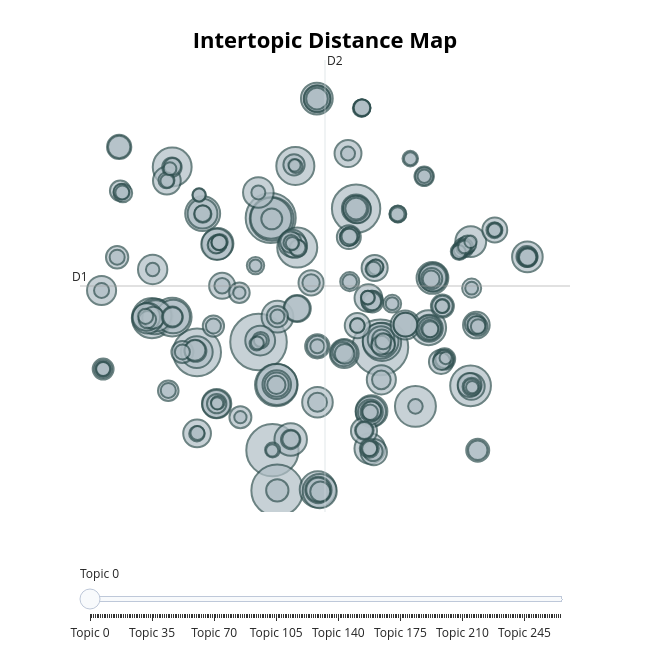

Notebook cell for this chart:
### Code cell
topic_model.visualize_topics()

### Figure 1 — Plotly figure (JSON) as saved in the notebook; plotly's stock layout.template omitted (floating-point values rounded to 4 significant figures; data arrays with more than 128 entries replaced by an {"elided": "..."} marker saying what was removed)
{"data": [{"customdata": {"elided": "266x3 mixed values"}, "hovertemplate": "<b>Topic %{customdata[0]}</b><br>%{customdata[1]}<br>Size: %{customdata[2]}", "legendgroup": "", "marker": {"color": "#B0BEC5", "line": {"color": "DarkSlateGrey", "width": 2}, "size": {"elided": "266 int values"}, "sizemode": "area", "sizeref": 0.1325, "symbol": "circle"}, "mode": "markers", "name": "", "orientation": "v", "showlegend": false, "type": "scatter", "x": {"elided": "266 float values"}, "xaxis": "x", "y": {"elided": "266 float values"}, "yaxis": "y"}], "layout": {"annotations": [{"showarrow": false, "text": "D1", "x": -11.3, "y": 5.646, "yshift": 10}, {"showarrow": false, "text": "D2", "x": 5.441, "xshift": 10, "y": 23.98}], "height": 650, "hoverlabel": {"bgcolor": "white", "font": {"family": "Rockwell", "size": 16}}, "legend": {"itemsizing": "constant", "tracegroupgap": 0}, "margin": {"t": 60}, "shapes": [{"line": {"color": "#CFD8DC", "width": 2}, "type": "line", "x0": 5.441, "x1": 5.441, "y0": -12.69, "y1": 23.98}, {"line": {"color": "#9E9E9E", "width": 2}, "type": "line", "x0": -11.3, "x1": 22.18, "y0": 5.646, "y1": 5.646}], "sliders": [{"active": 0, "pad": {"t": 50}, "steps": [{"args": [{"marker.color": {"elided": "1x266 str values"}}], "label": "Topic 0", "method": "update"}, {"args": [{"marker.color": {"elided": "1x266 str values"}}], "label": "Topic 1", "method": "update"}, {"args": [{"marker.color": {"elided": "1x266 str values"}}], "label": "Topic 2", "method": "update"}, {"args": [{"marker.color": {"elided": "1x266 str values"}}], "label": "Topic 3", "method": "update"}, {"args": [{"marker.color": {"elided": "1x266 str values"}}], "label": "Topic 4", "method": "update"}, {"args": [{"marker.color": {"elided": "1x266 str values"}}], "label": "Topic 5", "method": "update"}, {"args": [{"marker.color": {"elided": "1x266 str values"}}], "label": "Topic 6", "method": "update"}, {"args": [{"marker.color": {"elided": "1x266 str values"}}], "label": "Topic 7", "method": "update"}, {"args": [{"marker.color": {"elided": "1x266 str values"}}], "label": "Topic 8", "method": "update"}, {"args": [{"marker.color": {"elided": "1x266 str values"}}], "label": "Topic 9", "method": "update"}, {"args": [{"marker.color": {"elided": "1x266 str values"}}], "label": "Topic 10", "method": "update"}, {"args": [{"marker.color": {"elided": "1x266 str values"}}], "label": "Topic 11", "method": "update"}, {"args": [{"marker.color": {"elided": "1x266 str values"}}], "label": "Topic 12", "method": "update"}, {"args": [{"marker.color": {"elided": "1x266 str values"}}], "label": "Topic 13", "method": "update"}, {"args": [{"marker.color": {"elided": "1x266 str values"}}], "label": "Topic 14", "method": "update"}, {"args": [{"marker.color": {"elided": "1x266 str values"}}], "label": "Topic 15", "method": "update"}, {"args": [{"marker.color": {"elided": "1x266 str values"}}], "label": "Topic 16", "method": "update"}, {"args": [{"marker.color": {"elided": "1x266 str values"}}], "label": "Topic 17", "method": "update"}, {"args": [{"marker.color": {"elided": "1x266 str values"}}], "label": "Topic 18", "method": "update"}, {"args": [{"marker.color": {"elided": "1x266 str values"}}], "label": "Topic 19", "method": "update"}, {"args": [{"marker.color": {"elided": "1x266 str values"}}], "label": "Topic 20", "method": "update"}, {"args": [{"marker.color": {"elided": "1x266 str values"}}], "label": "Topic 21", "method": "update"}, {"args": [{"marker.color": {"elided": "1x266 str values"}}], "label": "Topic 22", "method": "update"}, {"args": [{"marker.color": {"elided": "1x266 str values"}}], "label": "Topic 23", "method": "update"}, {"args": [{"marker.color": {"elided": "1x266 str values"}}], "label": "Topic 24", "method": "update"}, {"args": [{"marker.color": {"elided": "1x266 str values"}}], "label": "Topic 25", "method": "update"}, {"args": [{"marker.color": {"elided": "1x266 str values"}}], "label": "Topic 26", "method": "update"}, {"args": [{"marker.color": {"elided": "1x266 str values"}}], "label": "Topic 27", "method": "update"}, {"args": [{"marker.color": {"elided": "1x266 str values"}}], "label": "Topic 28", "method": "update"}, {"args": [{"marker.color": {"elided": "1x266 str values"}}], "label": "Topic 29", "method": "update"}, {"args": [{"marker.color": {"elided": "1x266 str values"}}], "label": "Topic 30", "method": "update"}, {"args": [{"marker.color": {"elided": "1x266 str values"}}], "label": "Topic 31", "method": "update"}, {"args": [{"marker.color": {"elided": "1x266 str values"}}], "label": "Topic 32", "method": "update"}, {"args": [{"marker.color": {"elided": "1x266 str values"}}], "label": "Topic 33", "method": "update"}, {"args": [{"marker.color": {"elided": "1x266 str values"}}], "label": "Topic 34", "method": "update"}, {"args": [{"marker.color": {"elided": "1x266 str values"}}], "label": "Topic 35", "method": "update"}, {"args": [{"marker.color": {"elided": "1x266 str values"}}], "label": "Topic 36", "method": "update"}, {"args": [{"marker.color": {"elided": "1x266 str values"}}], "label": "Topic 37", "method": "update"}, {"args": [{"marker.color": {"elided": "1x266 str values"}}], "label": "Topic 38", "method": "update"}, {"args": [{"marker.color": {"elided": "1x266 str values"}}], "label": "Topic 39", "method": "update"}, {"args": [{"marker.color": {"elided": "1x266 str values"}}], "label": "Topic 40", "method": "update"}, {"args": [{"marker.color": {"elided": "1x266 str values"}}], "label": "Topic 41", "method": "update"}, {"args": [{"marker.color": {"elided": "1x266 str values"}}], "label": "Topic 42", "method": "update"}, {"args": [{"marker.color": {"elided": "1x266 str values"}}], "label": "Topic 43", "method": "update"}, {"args": [{"marker.color": {"elided": "1x266 str values"}}], "label": "Topic 44", "method": "update"}, {"args": [{"marker.color": {"elided": "1x266 str values"}}], "label": "Topic 45", "method": "update"}, {"args": [{"marker.color": {"elided": "1x266 str values"}}], "label": "Topic 46", "method": "update"}, {"args": [{"marker.color": {"elided": "1x266 str values"}}], "label": "Topic 47", "method": "update"}, {"args": [{"marker.color": {"elided": "1x266 str values"}}], "label": "Topic 48", "method": "update"}, {"args": [{"marker.color": {"elided": "1x266 str values"}}], "label": "Topic 49", "method": "update"}, {"args": [{"marker.color": {"elided": "1x266 str values"}}], "label": "Topic 50", "method": "update"}, {"args": [{"marker.color": {"elided": "1x266 str values"}}], "label": "Topic 51", "method": "update"}, {"args": [{"marker.color": {"elided": "1x266 str values"}}], "label": "Topic 52", "method": "update"}, {"args": [{"marker.color": {"elided": "1x266 str values"}}], "label": "Topic 53", "method": "update"}, {"args": [{"marker.color": {"elided": "1x266 str values"}}], "label": "Topic 54", "method": "update"}, {"args": [{"marker.color": {"elided": "1x266 str values"}}], "label": "Topic 55", "method": "update"}, {"args": [{"marker.color": {"elided": "1x266 str values"}}], "label": "Topic 56", "method": "update"}, {"args": [{"marker.color": {"elided": "1x266 str values"}}], "label": "Topic 57", "method": "update"}, {"args": [{"marker.color": {"elided": "1x266 str values"}}], "label": "Topic 58", "method": "update"}, {"args": [{"marker.color": {"elided": "1x266 str values"}}], "label": "Topic 59", "method": "update"}, {"args": [{"marker.color": {"elided": "1x266 str values"}}], "label": "Topic 60", "method": "update"}, {"args": [{"marker.color": {"elided": "1x266 str values"}}], "label": "Topic 61", "method": "update"}, {"args": [{"marker.color": {"elided": "1x266 str values"}}], "label": "Topic 62", "method": "update"}, {"args": [{"marker.color": {"elided": "1x266 str values"}}], "label": "Topic 63", "method": "update"}, {"args": [{"marker.color": {"elided": "1x266 str values"}}], "label": "Topic 64", "method": "update"}, {"args": [{"marker.color": {"elided": "1x266 str values"}}], "label": "Topic 65", "method": "update"}, {"args": [{"marker.color": {"elided": "1x266 str values"}}], "label": "Topic 66", "method": "update"}, {"args": [{"marker.color": {"elided": "1x266 str values"}}], "label": "Topic 67", "method": "update"}, {"args": [{"marker.color": {"elided": "1x266 str values"}}], "label": "Topic 68", "method": "update"}, {"args": [{"marker.color": {"elided": "1x266 str values"}}], "label": "Topic 69", "method": "update"}, {"args": [{"marker.color": {"elided": "1x266 str values"}}], "label": "Topic 70", "method": "update"}, {"args": [{"marker.color": {"elided": "1x266 str values"}}], "label": "Topic 71", "method": "update"}, {"args": [{"marker.color": {"elided": "1x266 str values"}}], "label": "Topic 72", "method": "update"}, {"args": [{"marker.color": {"elided": "1x266 str values"}}], "label": "Topic 73", "method": "update"}, {"args": [{"marker.color": {"elided": "1x266 str values"}}], "label": "Topic 74", "method": "update"}, {"args": [{"marker.color": {"elided": "1x266 str values"}}], "label": "Topic 75", "method": "update"}, {"args": [{"marker.color": {"elided": "1x266 str values"}}], "label": "Topic 76", "method": "update"}, {"args": [{"marker.color": {"elided": "1x266 str values"}}], "label": "Topic 77", "method": "update"}, {"args": [{"marker.color": {"elided": "1x266 str values"}}], "label": "Topic 78", "method": "update"}, {"args": [{"marker.color": {"elided": "1x266 str values"}}], "label": "Topic 79", "method": "update"}, {"args": [{"marker.color": {"elided": "1x266 str values"}}], "label": "Topic 80", "method": "update"}, {"args": [{"marker.color": {"elided": "1x266 str values"}}], "label": "Topic 81", "method": "update"}, {"args": [{"marker.color": {"elided": "1x266 str values"}}], "label": "Topic 82", "method": "update"}, {"args": [{"marker.color": {"elided": "1x266 str values"}}], "label": "Topic 83", "method": "update"}, {"args": [{"marker.color": {"elided": "1x266 str values"}}], "label": "Topic 84", "method": "update"}, {"args": [{"marker.color": {"elided": "1x266 str values"}}], "label": "Topic 85", "method": "update"}, {"args": [{"marker.color": {"elided": "1x266 str values"}}], "label": "Topic 86", "method": "update"}, {"args": [{"marker.color": {"elided": "1x266 str values"}}], "label": "Topic 87", "method": "update"}, {"args": [{"marker.color": {"elided": "1x266 str values"}}], "label": "Topic 88", "method": "update"}, {"args": [{"marker.color": {"elided": "1x266 str values"}}], "label": "Topic 89", "method": "update"}, {"args": [{"marker.color": {"elided": "1x266 str values"}}], "label": "Topic 90", "method": "update"}, {"args": [{"marker.color": {"elided": "1x266 str values"}}], "label": "Topic 91", "method": "update"}, {"args": [{"marker.color": {"elided": "1x266 str values"}}], "label": "Topic 92", "method": "update"}, {"args": [{"marker.color": {"elided": "1x266 str values"}}], "label": "Topic 93", "method": "update"}, {"args": [{"marker.color": {"elided": "1x266 str values"}}], "label": "Topic 94", "method": "update"}, {"args": [{"marker.color": {"elided": "1x266 str values"}}], "label": "Topic 95", "method": "update"}, {"args": [{"marker.color": {"elided": "1x266 str values"}}], "label": "Topic 96", "method": "update"}, {"args": [{"marker.color": {"elided": "1x266 str values"}}], "label": "Topic 97", "method": "update"}, {"args": [{"marker.color": {"elided": "1x266 str values"}}], "label": "Topic 98", "method": "update"}, {"args": [{"marker.color": {"elided": "1x266 str values"}}], "label": "Topic 99", "method": "update"}, {"args": [{"marker.color": {"elided": "1x266 str values"}}], "label": "Topic 100", "method": "update"}, {"args": [{"marker.color": {"elided": "1x266 str values"}}], "label": "Topic 101", "method": "update"}, {"args": [{"marker.color": {"elided": "1x266 str values"}}], "label": "Topic 102", "method": "update"}, {"args": [{"marker.color": {"elided": "1x266 str values"}}], "label": "Topic 103", "method": "update"}, {"args": [{"marker.color": {"elided": "1x266 str values"}}], "label": "Topic 104", "method": "update"}, {"args": [{"marker.color": {"elided": "1x266 str values"}}], "label": "Topic 105", "method": "update"}, {"args": [{"marker.color": {"elided": "1x266 str values"}}], "label": "Topic 106", "method": "update"}, {"args": [{"marker.color": {"elided": "1x266 str values"}}], "label": "Topic 107", "method": "update"}, {"args": [{"marker.color": {"elided": "1x266 str values"}}], "label": "Topic 108", "method": "update"}, {"args": [{"marker.color": {"elided": "1x266 str values"}}], "label": "Topic 109", "method": "update"}, {"args": [{"marker.color": {"elided": "1x266 str values"}}], "label": "Topic 110", "method": "update"}, {"args": [{"marker.color": {"elided": "1x266 str values"}}], "label": "Topic 111", "method": "update"}, {"args": [{"marker.color": {"elided": "1x266 str values"}}], "label": "Topic 112", "method": "update"}, {"args": [{"marker.color": {"elided": "1x266 str values"}}], "label": "Topic 113", "method": "update"}, {"args": [{"marker.color": {"elided": "1x266 str values"}}], "label": "Topic 114", "method": "update"}, {"args": [{"marker.color": {"elided": "1x266 str values"}}], "label": "Topic 115", "method": "update"}, {"args": [{"marker.color": {"elided": "1x266 str values"}}], "label": "Topic 116", "method": "update"}, {"args": [{"marker.color": {"elided": "1x266 str values"}}], "label": "Topic 117", "method": "update"}, {"args": [{"marker.color": {"elided": "1x266 str values"}}], "label": "Topic 118", "method": "update"}, {"args": [{"marker.color": {"elided": "1x266 str values"}}], "label": "Topic 119", "method": "update"}, {"args": [{"marker.color": {"elided": "1x266 str values"}}], "label": "Topic 120", "method": "update"}, {"args": [{"marker.color": {"elided": "1x266 str values"}}], "label": "Topic 121", "method": "update"}, {"args": [{"marker.color": {"elided": "1x266 str values"}}], "label": "Topic 122", "method": "update"}, {"args": [{"marker.color": {"elided": "1x266 str values"}}], "label": "Topic 123", "method": "update"}, {"args": [{"marker.color": {"elided": "1x266 str values"}}], "label": "Topic 124", "method": "update"}, {"args": [{"marker.color": {"elided": "1x266 str values"}}], "label": "Topic 125", "method": "update"}, {"args": [{"marker.color": {"elided": "1x266 str values"}}], "label": "Topic 126", "method": "update"}, {"args": [{"marker.color": {"elided": "1x266 str values"}}], "label": "Topic 127", "method": "update"}, {"args": [{"marker.color": {"elided": "1x266 str values"}}], "label": "Topic 128", "method": "update"}, {"args": [{"marker.color": {"elided": "1x266 str values"}}], "label": "Topic 129", "method": "update"}, {"args": [{"marker.color": {"elided": "1x266 str values"}}], "label": "Topic 130", "method": "update"}, {"args": [{"marker.color": {"elided": "1x266 str values"}}], "label": "Topic 131", "method": "update"}, {"args": [{"marker.color": {"elided": "1x266 str values"}}], "label": "Topic 132", "method": "update"}, {"args": [{"marker.color": {"elided": "1x266 str values"}}], "label": "Topic 133", "method": "update"}, {"args": [{"marker.color": {"elided": "1x266 str values"}}], "label": "Topic 134", "method": "update"}, {"args": [{"marker.color": {"elided": "1x266 str values"}}], "label": "Topic 135", "method": "update"}, {"args": [{"marker.color": {"elided": "1x266 str values"}}], "label": "Topic 136", "method": "update"}, {"args": [{"marker.color": {"elided": "1x266 str values"}}], "label": "Topic 137", "method": "update"}, {"args": [{"marker.color": {"elided": "1x266 str values"}}], "label": "Topic 138", "method": "update"}, {"args": [{"marker.color": {"elided": "1x266 str values"}}], "label": "Topic 139", "method": "update"}, {"args": [{"marker.color": {"elided": "1x266 str values"}}], "label": "Topic 140", "method": "update"}, {"args": [{"marker.color": {"elided": "1x266 str values"}}], "label": "Topic 141", "method": "update"}, {"args": [{"marker.color": {"elided": "1x266 str values"}}], "label": "Topic 142", "method": "update"}, {"args": [{"marker.color": {"elided": "1x266 str values"}}], "label": "Topic 143", "method": "update"}, {"args": [{"marker.color": {"elided": "1x266 str values"}}], "label": "Topic 144", "method": "update"}, {"args": [{"marker.color": {"elided": "1x266 str values"}}], "label": "Topic 145", "method": "update"}, {"args": [{"marker.color": {"elided": "1x266 str values"}}], "label": "Topic 146", "method": "update"}, {"args": [{"marker.color": {"elided": "1x266 str values"}}], "label": "Topic 147", "method": "update"}, {"args": [{"marker.color": {"elided": "1x266 str values"}}], "label": "Topic 148", "method": "update"}, {"args": [{"marker.color": {"elided": "1x266 str values"}}], "label": "Topic 149", "method": "update"}, {"args": [{"marker.color": {"elided": "1x266 str values"}}], "label": "Topic 150", "method": "update"}, {"args": [{"marker.color": {"elided": "1x266 str values"}}], "label": "Topic 151", "method": "update"}, {"args": [{"marker.color": {"elided": "1x266 str values"}}], "label": "Topic 152", "method": "update"}, {"args": [{"marker.color": {"elided": "1x266 str values"}}], "label": "Topic 153", "method": "update"}, {"args": [{"marker.color": {"elided": "1x266 str values"}}], "label": "Topic 154", "method": "update"}, {"args": [{"marker.color": {"elided": "1x266 str values"}}], "label": "Topic 155", "method": "update"}, {"args": [{"marker.color": {"elided": "1x266 str values"}}], "label": "Topic 156", "method": "update"}, {"args": [{"marker.color": {"elided": "1x266 str values"}}], "label": "Topic 157", "method": "update"}, {"args": [{"marker.color": {"elided": "1x266 str values"}}], "label": "Topic 158", "method": "update"}, {"args": [{"marker.color": {"elided": "1x266 str values"}}], "label": "Topic 159", "method": "update"}, {"args": [{"marker.color": {"elided": "1x266 str values"}}], "label": "Topic 160", "method": "update"}, {"args": [{"marker.color": {"elided": "1x266 str values"}}], "label": "Topic 161", "method": "update"}, {"args": [{"marker.color": {"elided": "1x266 str values"}}], "label": "Topic 162", "method": "update"}, {"args": [{"marker.color": {"elided": "1x266 str values"}}], "label": "Topic 163", "method": "update"}, {"args": [{"marker.color": {"elided": "1x266 str values"}}], "label": "Topic 164", "method": "update"}, {"args": [{"marker.color": {"elided": "1x266 str values"}}], "label": "Topic 165", "method": "update"}, {"args": [{"marker.color": {"elided": "1x266 str values"}}], "label": "Topic 166", "method": "update"}, {"args": [{"marker.color": {"elided": "1x266 str values"}}], "label": "Topic 167", "method": "update"}, {"args": [{"marker.color": {"elided": "1x266 str values"}}], "label": "Topic 168", "method": "update"}, {"args": [{"marker.color": {"elided": "1x266 str values"}}], "label": "Topic 169", "method": "update"}, {"args": [{"marker.color": {"elided": "1x266 str values"}}], "label": "Topic 170", "method": "update"}, {"args": [{"marker.color": {"elided": "1x266 str values"}}], "label": "Topic 171", "method": "update"}, {"args": [{"marker.color": {"elided": "1x266 str values"}}], "label": "Topic 172", "method": "update"}, {"args": [{"marker.color": {"elided": "1x266 str values"}}], "label": "Topic 173", "method": "update"}, {"args": [{"marker.color": {"elided": "1x266 str values"}}], "label": "Topic 174", "method": "update"}, {"args": [{"marker.color": {"elided": "1x266 str values"}}], "label": "Topic 175", "method": "update"}, {"args": [{"marker.color": {"elided": "1x266 str values"}}], "label": "Topic 176", "method": "update"}, {"args": [{"marker.color": {"elided": "1x266 str values"}}], "label": "Topic 177", "method": "update"}, {"args": [{"marker.color": {"elided": "1x266 str values"}}], "label": "Topic 178", "method": "update"}, {"args": [{"marker.color": {"elided": "1x266 str values"}}], "label": "Topic 179", "method": "update"}, {"args": [{"marker.color": {"elided": "1x266 str values"}}], "label": "Topic 180", "method": "update"}, {"args": [{"marker.color": {"elided": "1x266 str values"}}], "label": "Topic 181", "method": "update"}, {"args": [{"marker.color": {"elided": "1x266 str values"}}], "label": "Topic 182", "method": "update"}, {"args": [{"marker.color": {"elided": "1x266 str values"}}], "label": "Topic 183", "method": "update"}, {"args": [{"marker.color": {"elided": "1x266 str values"}}], "label": "Topic 184", "method": "update"}, {"args": [{"marker.color": {"elided": "1x266 str values"}}], "label": "Topic 185", "method": "update"}, {"args": [{"marker.color": {"elided": "1x266 str values"}}], "label": "Topic 186", "method": "update"}, {"args": [{"marker.color": {"elided": "1x266 str values"}}], "label": "Topic 187", "method": "update"}, {"args": [{"marker.color": {"elided": "1x266 str values"}}], "label": "Topic 188", "method": "update"}, {"args": [{"marker.color": {"elided": "1x266 str values"}}], "label": "Topic 189", "method": "update"}, {"args": [{"marker.color": {"elided": "1x266 str values"}}], "label": "Topic 190", "method": "update"}, {"args": [{"marker.color": {"elided": "1x266 str values"}}], "label": "Topic 191", "method": "update"}, {"args": [{"marker.color": {"elided": "1x266 str values"}}], "label": "Topic 192", "method": "update"}, {"args": [{"marker.color": {"elided": "1x266 str values"}}], "label": "Topic 193", "method": "update"}, {"args": [{"marker.color": {"elided": "1x266 str values"}}], "label": "Topic 194", "method": "update"}, {"args": [{"marker.color": {"elided": "1x266 str values"}}], "label": "Topic 195", "method": "update"}, {"args": [{"marker.color": {"elided": "1x266 str values"}}], "label": "Topic 196", "method": "update"}, {"args": [{"marker.color": {"elided": "1x266 str values"}}], "label": "Topic 197", "method": "update"}, {"args": [{"marker.color": {"elided": "1x266 str values"}}], "label": "Topic 198", "method": "update"}, {"args": [{"marker.color": {"elided": "1x266 str values"}}], "label": "Topic 199", "method": "update"}, {"args": [{"marker.color": {"elided": "1x266 str values"}}], "label": "Topic 200", "method": "update"}, {"args": [{"marker.color": {"elided": "1x266 str values"}}], "label": "Topic 201", "method": "update"}, {"args": [{"marker.color": {"elided": "1x266 str values"}}], "label": "Topic 202", "method": "update"}, {"args": [{"marker.color": {"elided": "1x266 str values"}}], "label": "Topic 203", "method": "update"}, {"args": [{"marker.color": {"elided": "1x266 str values"}}], "label": "Topic 204", "method": "update"}, {"args": [{"marker.color": {"elided": "1x266 str values"}}], "label": "Topic 205", "method": "update"}, {"args": [{"marker.color": {"elided": "1x266 str values"}}], "label": "Topic 206", "method": "update"}, {"args": [{"marker.color": {"elided": "1x266 str values"}}], "label": "Topic 207", "method": "update"}, {"args": [{"marker.color": {"elided": "1x266 str values"}}], "label": "Topic 208", "method": "update"}, {"args": [{"marker.color": {"elided": "1x266 str values"}}], "label": "Topic 209", "method": "update"}, {"args": [{"marker.color": {"elided": "1x266 str values"}}], "label": "Topic 210", "method": "update"}, {"args": [{"marker.color": {"elided": "1x266 str values"}}], "label": "Topic 211", "method": "update"}, {"args": [{"marker.color": {"elided": "1x266 str values"}}], "label": "Topic 212", "method": "update"}, {"args": [{"marker.color": {"elided": "1x266 str values"}}], "label": "Topic 213", "method": "update"}, {"args": [{"marker.color": {"elided": "1x266 str values"}}], "label": "Topic 214", "method": "update"}, {"args": [{"marker.color": {"elided": "1x266 str values"}}], "label": "Topic 215", "method": "update"}, {"args": [{"marker.color": {"elided": "1x266 str values"}}], "label": "Topic 216", "method": "update"}, {"args": [{"marker.color": {"elided": "1x266 str values"}}], "label": "Topic 217", "method": "update"}, {"args": [{"marker.color": {"elided": "1x266 str values"}}], "label": "Topic 218", "method": "update"}, {"args": [{"marker.color": {"elided": "1x266 str values"}}], "label": "Topic 219", "method": "update"}, {"args": [{"marker.color": {"elided": "1x266 str values"}}], "label": "Topic 220", "method": "update"}, {"args": [{"marker.color": {"elided": "1x266 str values"}}], "label": "Topic 221", "method": "update"}, {"args": [{"marker.color": {"elided": "1x266 str values"}}], "label": "Topic 222", "method": "update"}, {"args": [{"marker.color": {"elided": "1x266 str values"}}], "label": "Topic 223", "method": "update"}, {"args": [{"marker.color": {"elided": "1x266 str values"}}], "label": "Topic 224", "method": "update"}, {"args": [{"marker.color": {"elided": "1x266 str values"}}], "label": "Topic 225", "method": "update"}, {"args": [{"marker.color": {"elided": "1x266 str values"}}], "label": "Topic 226", "method": "update"}, {"args": [{"marker.color": {"elided": "1x266 str values"}}], "label": "Topic 227", "method": "update"}, {"args": [{"marker.color": {"elided": "1x266 str values"}}], "label": "Topic 228", "method": "update"}, {"args": [{"marker.color": {"elided": "1x266 str values"}}], "label": "Topic 229", "method": "update"}, {"args": [{"marker.color": {"elided": "1x266 str values"}}], "label": "Topic 230", "method": "update"}, {"args": [{"marker.color": {"elided": "1x266 str values"}}], "label": "Topic 231", "method": "update"}, {"args": [{"marker.color": {"elided": "1x266 str values"}}], "label": "Topic 232", "method": "update"}, {"args": [{"marker.color": {"elided": "1x266 str values"}}], "label": "Topic 233", "method": "update"}, {"args": [{"marker.color": {"elided": "1x266 str values"}}], "label": "Topic 234", "method": "update"}, {"args": [{"marker.color": {"elided": "1x266 str values"}}], "label": "Topic 235", "method": "update"}, {"args": [{"marker.color": {"elided": "1x266 str values"}}], "label": "Topic 236", "method": "update"}, {"args": [{"marker.color": {"elided": "1x266 str values"}}], "label": "Topic 237", "method": "update"}, {"args": [{"marker.color": {"elided": "1x266 str values"}}], "label": "Topic 238", "method": "update"}, {"args": [{"marker.color": {"elided": "1x266 str values"}}], "label": "Topic 239", "method": "update"}, {"args": [{"marker.color": {"elided": "1x266 str values"}}], "label": "Topic 240", "method": "update"}, {"args": [{"marker.color": {"elided": "1x266 str values"}}], "label": "Topic 241", "method": "update"}, {"args": [{"marker.color": {"elided": "1x266 str values"}}], "label": "Topic 242", "method": "update"}, {"args": [{"marker.color": {"elided": "1x266 str values"}}], "label": "Topic 243", "method": "update"}, {"args": [{"marker.color": {"elided": "1x266 str values"}}], "label": "Topic 244", "method": "update"}, {"args": [{"marker.color": {"elided": "1x266 str values"}}], "label": "Topic 245", "method": "update"}, {"args": [{"marker.color": {"elided": "1x266 str values"}}], "label": "Topic 246", "method": "update"}, {"args": [{"marker.color": {"elided": "1x266 str values"}}], "label": "Topic 247", "method": "update"}, {"args": [{"marker.color": {"elided": "1x266 str values"}}], "label": "Topic 248", "method": "update"}, {"args": [{"marker.color": {"elided": "1x266 str values"}}], "label": "Topic 249", "method": "update"}, {"args": [{"marker.color": {"elided": "1x266 str values"}}], "label": "Topic 250", "method": "update"}, {"args": [{"marker.color": {"elided": "1x266 str values"}}], "label": "Topic 251", "method": "update"}, {"args": [{"marker.color": {"elided": "1x266 str values"}}], "label": "Topic 252", "method": "update"}, {"args": [{"marker.color": {"elided": "1x266 str values"}}], "label": "Topic 253", "method": "update"}, {"args": [{"marker.color": {"elided": "1x266 str values"}}], "label": "Topic 254", "method": "update"}, {"args": [{"marker.color": {"elided": "1x266 str values"}}], "label": "Topic 255", "method": "update"}, {"args": [{"marker.color": {"elided": "1x266 str values"}}], "label": "Topic 256", "method": "update"}, {"args": [{"marker.color": {"elided": "1x266 str values"}}], "label": "Topic 257", "method": "update"}, {"args": [{"marker.color": {"elided": "1x266 str values"}}], "label": "Topic 258", "method": "update"}, {"args": [{"marker.color": {"elided": "1x266 str values"}}], "label": "Topic 259", "method": "update"}, {"args": [{"marker.color": {"elided": "1x266 str values"}}], "label": "Topic 260", "method": "update"}, {"args": [{"marker.color": {"elided": "1x266 str values"}}], "label": "Topic 261", "method": "update"}, {"args": [{"marker.color": {"elided": "1x266 str values"}}], "label": "Topic 262", "method": "update"}, {"args": [{"marker.color": {"elided": "1x266 str values"}}], "label": "Topic 263", "method": "update"}, {"args": [{"marker.color": {"elided": "1x266 str values"}}], "label": "Topic 264", "method": "update"}, {"args": [{"marker.color": {"elided": "1x266 str values"}}], "label": "Topic 265", "method": "update"}]}], "title": {"font": {"color": "Black", "size": 22}, "text": "<b>Intertopic Distance Map</b>", "x": 0.5, "xanchor": "center", "y": 0.95, "yanchor": "top"}, "width": 650, "xaxis": {"anchor": "y", "domain": [0, 1], "range": [-11.3, 22.18], "title": {"text": ""}, "visible": false}, "yaxis": {"anchor": "x", "domain": [0, 1], "range": [-12.69, 23.98], "title": {"text": ""}, "visible": false}}}
